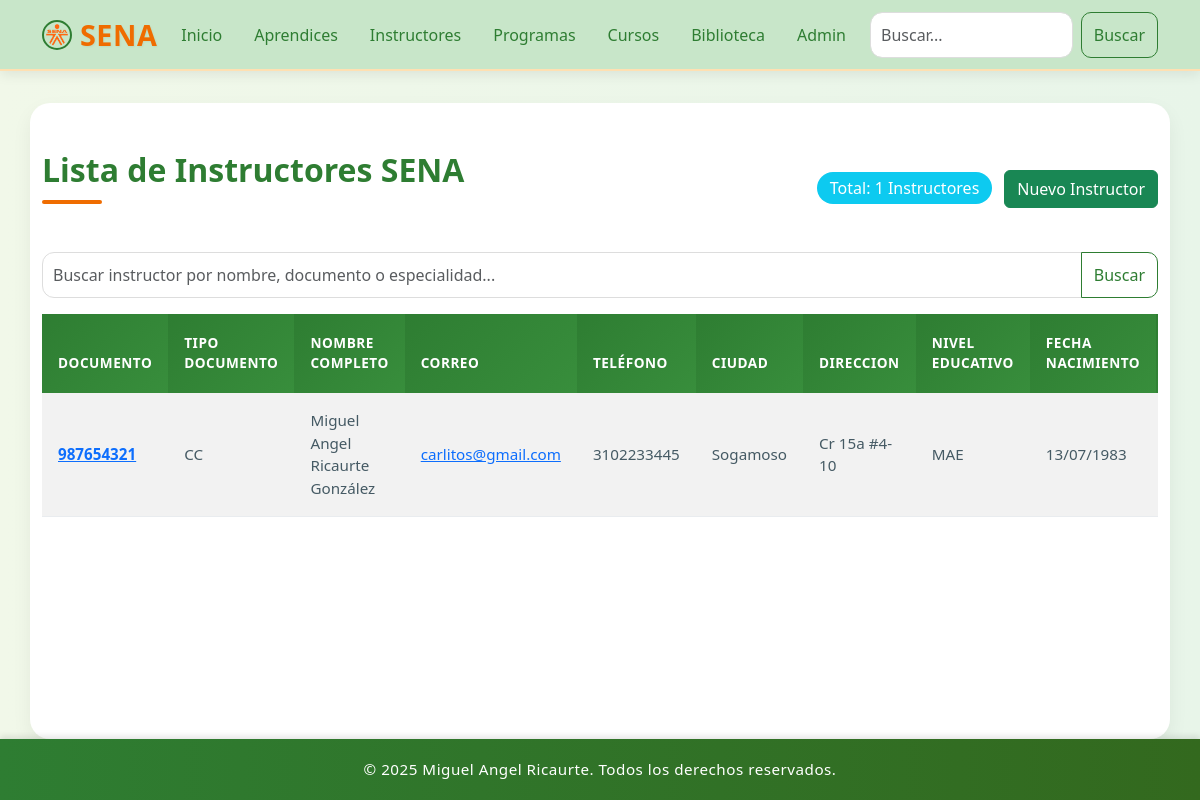
The app's page /instructores/ with its own data.
### instructores/models.py (models this page shows, shortened)
class Instructor(models.Model):
    TIPO_DOCUMENTO_CHOICES = [
        ("CC", "Cédula de Ciudadanía"),
        ("CE", "Cédula de Extranjería"),
        ("TI", "Tarjeta de Identidad"),
        ("PAS", "Pasaporte"),
    ]
    NIVEL_EDUCATIVO_CHOICES = [
        ("TEC", "Técnico"),
        ("TGL", "Tecnólogo"),
        ("PRE", "Pregrado"),
        ("ESP", "Especialización"),
        ("MAE", "Maestría"),
        ("DOC", "Doctorado"),
    ]
    documento_identidad = models.CharField(max_length=20, unique=True)
    tipo_documento = models.CharField(
        max_length=3, choices=TIPO_DOCUMENTO_CHOICES, default="CC"
    )
    nombre = models.CharField(max_length=100)
    apellido = models.CharField(max_length=100)
    telefono = models.CharField(max_length=10, null=True)
    correo = models.EmailField(null=True)
    fecha_nacimiento = models.DateField()
    ciudad = models.CharField(max_length=100, null=True)
    direccion = models.TextField(null=True)
    nivel_educativo = models.CharField(
        max_length=3, choices=NIVEL_EDUCATIVO_CHOICES, default="MAE"
    )
    especialidad = models.CharField(max_length=100)
    anos_experiencia = models.PositiveIntegerField()
    activo = models.BooleanField(default=True)
    fecha_vinculacion = models.DateField()
    fecha_registro = models.DateTimeField(auto_now_add=True)
    def nombre_completo(self):
        return f"{self.nombre} {self.apellido}"

### instructores/views.py (the view)
# urls.py: path("instructores/", include("instructores.urls")),
def instructores(request):
    query = request.GET.get("q")
    if query:
        lista_instructores = Instructor.objects.filter(
            Q(nombre__istartswith=query)  # Cambiado de __icontains a __istartswith
            | Q(apellido__istartswith=query)  # Cambiado de __icontains a __istartswith
            | Q(documento_identidad__istartswith=query)  # Cambiado de __icontains a __istartswith
            | Q(especialidad__istartswith=query)  # Cambiado de __icontains a __istartswith
).order_by("apellido", "nombre")
    else:
        lista_instructores = Instructor.objects.all().order_by("apellido", "nombre")
    template = loader.get_template("instructores/lista_instructores.html")
    context = {
        "lista_instructores": lista_instructores,
        "total_instructores": lista_instructores.count(),
    }
    return HttpResponse(template.render(context, request))

### instructores/templates/instructores/lista_instructores.html (shortened to what this page needs)
{% extends "base.html" %}  {% block content %}
<div class="row">
  <div class="col-12">
    <div class="d-flex justify-content-between align-items-center mb-4">
      <h2>Lista de Instructores SENA</h2>
      <div>
        <span class="badge bg-info fs-6"
          >Total: {{ total_instructores }} Instructores</span
        >
        <a
          href="{% url 'instructores:agregar_instructor' %}"
          class="btn btn-success ms-2"
        >
          Nuevo Instructor
        </a>
      </div>
    </div>
  </div>
</div>
<div class="row mb-3">
  <div class="col-12">
    <form method="GET" action="{% url 'instructores:lista_instructores' %}">
      <div class="input-group">
        <input
          type="text"
          class="form-control"
          placeholder="Buscar instructor por nombre, documento o especialidad..."
          name="q"
          {#
          Este
          es
          el
          nombre
          del
          parámetro
          que
          tu
          vista
          leerá
          #}
          value="{{ request.GET.q|default_if_none:'' }}"
          {#
          Mantiene
          el
          término
          de
          búsqueda
          en
          el
          campo
          #}
        />
        <button class="btn btn-outline-secondary" type="submit">Buscar</button>
      </div>
    </form>
  </div>
</div>
{% if lista_instructores %}
<div class="row">
  <div class="col-12">
    <div class="table-responsive">
      <table class="table table-striped table-hover">
        <thead class="table-dark">
          <tr>
            <th>Documento</th>
            <th>Tipo Documento</th>
            <th>Nombre Completo</th>
            <th>Correo</th>
            <th>Teléfono</th>
            <th>Ciudad</th>
            <th>Direccion</th>
            <th>Nivel Educativo</th>
            <th>Fecha Nacimiento</th>
          </tr>
        </thead>
        <tbody>
          {% for instructor in lista_instructores %}
          <tr>
            <td>
              <strong
                ><a href="instructor/{{ instructor.id }}"
                  >{{ instructor.documento_identidad }}</a
                ></strong
              >
            </td>
            <td>{{ instructor.tipo_documento }}</td>
            <td>{{ instructor.nombre_completo }}</td>
            <td>
              <a href="mailto: {{ aprendiz.correo }}"
                >{{ instructor.correo }}</a
              >
            </td>
            <td>{{ instructor.telefono }}</td>
            <td>{{ instructor.ciudad }}</td>
            <td>{{ instructor.direccion }}</td>
            <td>{{ instructor.nivel_educativo }}</td>
            <td>{{ instructor.fecha_nacimiento|date:"d/m/Y" }}</td>
          </tr>
          {% endfor %}
        </tbody>
      </table>
    </div>
  </div>
</div>
{% endif %} {% endblock %}

### aprendices/Templates/base.html (style rules this page uses)
:root { --verde-pastel: #c8e6c9; --verde-oscuro: #2e7d32; --naranja-pastel: #ffe0b2; --naranja-oscuro: #ef6c00; --gris-suave: #eceff1; --gris-oscuro: #455a64; --blanco: #ffffff; }
body { background: linear-gradient(to right, #f1f8e9, #e8f5e9); color: var(--gris-oscuro); font-family: "Segoe UI", Tahoma, Geneva, Verdana, sans-serif; min-height: 100vh; display: flex; flex-direction: column; }
.form-control, .form-select { border-radius: 10px; padding: 10px; border: 1px solid #ddd; transition: all 0.3s ease; }
.form-control { border-radius: 12px; transition: all 0.3s ease-in-out; }
.btn-outline-secondary { border-color: var(--verde-oscuro); color: var(--verde-oscuro); border-radius: 10px; transition: all 0.3s ease; }
h1, h2 { color: var(--verde-oscuro); font-weight: 700; margin-bottom: 1.5rem; position: relative; }
h1::after, h2::after { content: ""; display: block; width: 60px; height: 4px; background: var(--naranja-oscuro); border-radius: 4px; margin-top: 10px; }
.table { margin-bottom: 0; font-size: 0.95rem; }
.table thead th { background: linear-gradient(135deg, var(--verde-oscuro), #388e3c); color: var(--blanco); font-weight: 600; text-transform: uppercase; letter-spacing: 0.5px; padding: 1.2rem 1rem; border: none; font-size: 0.85rem; position: sticky; top: 0; z-index: 10; }
.table tbody tr { transition: all 0.3s ease; border-bottom: 1px solid #e9ecef; }
.table td { padding: 1rem; vertical-align: middle; border: none; color: var(--gris-oscuro); font-weight: 500; }
.badge { font-size: 0.8rem; padding: 0.5rem 0.8rem; border-radius: 20px; font-weight: 500; }

### records on screen
Instructor: documento_identidad "987654321", tipo_documento "CC", nombre_completo "Miguel Angel Ricaurte González", correo "carlitos@gmail.com", telefono "3102233445", ciudad "Sogamoso", direccion "Cr 15a #4-10", nivel_educativo "MAE", fecha_nacimiento "13/07/1983"

### other values on screen
{{ total_instructores }} "1"
